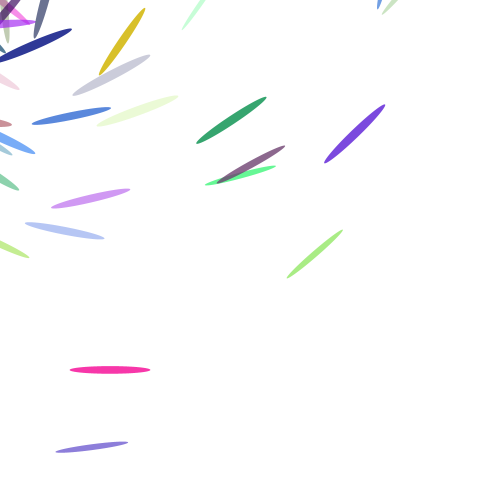
Frame 1 (no input)
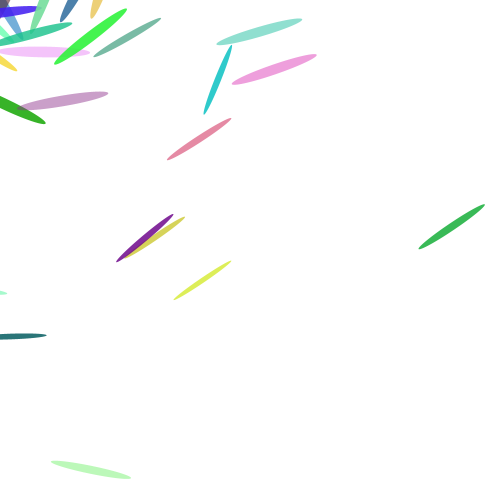
Frame 60 (the mouse pressed at the canvas centre just before this capture)
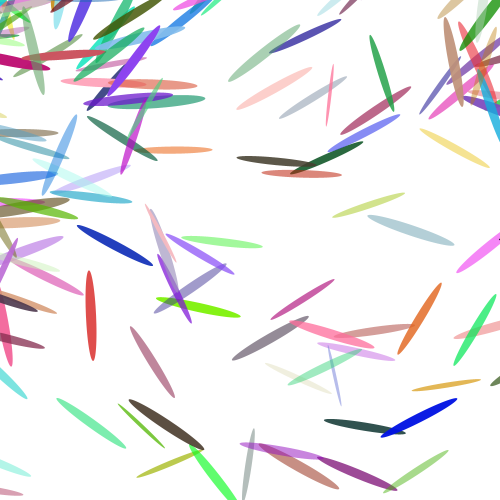
Frame 120 (the mouse held since frame 60 and released just before this capture)

The Processing sketch that drew these frames (run headless with seeded random() and noise(); from frame 60 on, the mouse is pressed at the canvas centre):

// Processing sketch: processing_173464
// ── processing_173464.pde

float xstart, xnoise, ystart, ynoise;

void setup() {
  size(500, 500);
  smooth();
  background(0);
  frameRate(10);
  xstart = random(10);
  ystart = random(10);
}

void draw () {
  background(255,255,255,100);
  xstart += 0.01;
  ystart += 0.01;
  xnoise = xstart;
  ynoise = ystart;
  
  for (int y = 0; y <= height; y+=5) {
    ynoise += 0.1;
    xnoise = xstart;
    
    for (int x = 0; x <= width; x+=5) {
      xnoise += 0.1;
      drawPoint(x, y, noise(xnoise, ynoise));
    }
  }
}


void drawPoint(float x, float y, float noiseFactor) {
  translate(x,y);
  rotate(noiseFactor * radians(100));
  noStroke();
  float edgeSize = noiseFactor * 35;
  fill(random(255),random(255),random(255), random(100,255));
  ellipse(0,0, edgeSize*2+50, edgeSize/2);
}
